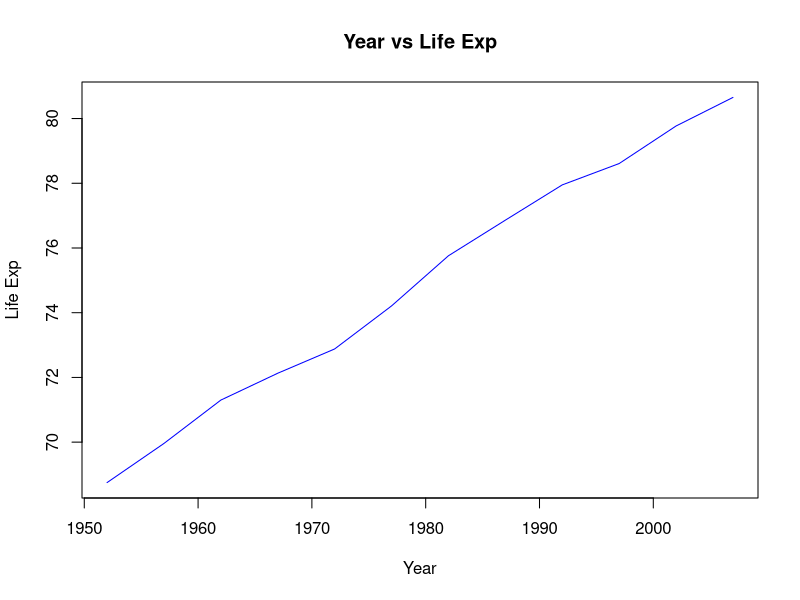

R code for this plot:
#plot plotlifeExp.R script

#read data into R

myDataFull <- read.table("gapminder.txt",header = TRUE)

#select data from Canada
canada <- myDataFull[myDataFull$country =="Canada",]

#plot life exp

#save the plot
png("Canada.png") # opening png file to write a plot
plot(canada$year,canada$lifeExp, type = 'l', col = "blue", main ="Year vs Life Exp" , xlab = 'Year', ylab = 'Life Exp')
#source("PlotLifeExp.R")
dev.off() #close the opening png
